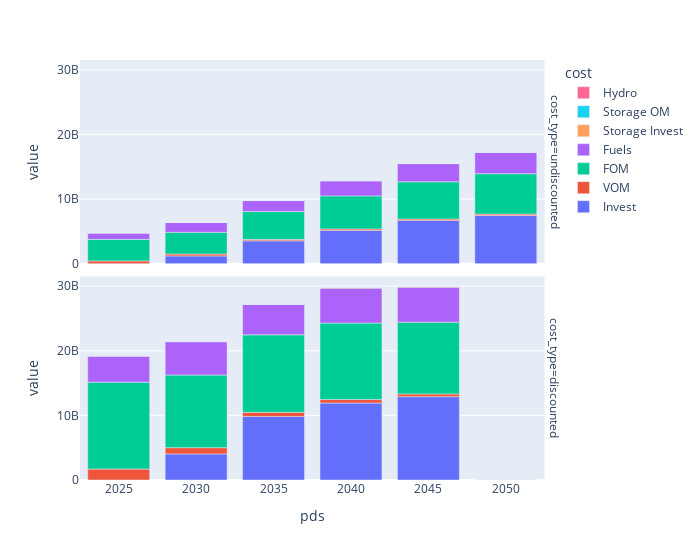

Notebook code for this chart:
### Code cell
import plotly.express as px
def uncumulate_values(df:pd.DataFrame):
    diff = df[["value"]].diff()
    df.loc[df.pds > 2025,"value"] = diff.loc[df.pds>2025,"value"].values
    df.loc[df["value"]<0,"value"] = 0
    return df


def copper_total_cost_df(result_dir, uncumulate=False):
    cap_cost = pd.read_csv(f"{result_dir}/capcost.csv")
    cap_cost["cost"] = "Invest"
    fom_cost = pd.read_csv(f"{result_dir}/fixOMcost.csv")
    fom_cost["cost"] = "FOM"
    vom_cost = pd.read_csv(f"{result_dir}/varOMcost.csv")
    vom_cost["cost"] = "VOM"
    fuel_cost = pd.read_csv(f"{result_dir}/fuel_cost.csv")
    fuel_cost["cost"] = "Fuels"
    storage_cost = pd.read_csv(f"{result_dir}/newstorage_ccost.csv")
    storage_cost["cost"] = "Storage Invest"
    storage_om_cost = pd.read_csv(f"{result_dir}/newstorage_omcost.csv")
    storage_om_cost["cost"] = "Storage OM"
    hydro_cost = pd.read_csv(f"{result_dir}/hydrorenewalccost.csv")
    hydro_cost["cost"] = "Hydro"
    hydro_om_cost = pd.read_csv(f"{result_dir}/hydrorenewalomcost.csv")
    hydro_om_cost["cost"] = "Hydro"
    if uncumulate:
        cap_cost = uncumulate_values(cap_cost)
        fom_cost = uncumulate_values(fom_cost)
        storage_cost = uncumulate_values(storage_cost)
        storage_om_cost = uncumulate_values(storage_om_cost)
        hydro_cost = uncumulate_values(hydro_cost)
        hydro_om_cost = uncumulate_values(hydro_om_cost)

    total_cost = pd.concat([cap_cost, vom_cost, fom_cost,fuel_cost,storage_cost,storage_om_cost,hydro_cost,hydro_om_cost])
    return total_cost   

total_cost = copper_total_cost_df(results_dir, uncumulate=False)
total_cost["cost_type"] = "undiscounted"
total_adapted_cost = total_cost.copy()
total_adapted_cost["cost_type"] = "discounted"
total_adapted_cost["value"] = total_cost["value"] * total_cost["pds"].astype(str).apply(disc_coeffs.get)

total_cost = pd.concat([total_cost, total_adapted_cost])

# total_cost
fig = px.bar(total_cost, x="pds", y="value",color="cost", facet_row="cost_type", template="plotly")
fig.update_layout(width=700, legend_traceorder="reversed")
fig.write_html(f"{results_dir}/investments.html")
fig.write_image(f"{results_dir}/investments.png")
fig

### Figure 1 — Plotly figure (JSON) as saved in the notebook; plotly's stock layout.template omitted (floating-point values rounded to 4 significant figures)
{"data": [{"alignmentgroup": "True", "hovertemplate": "cost=Invest<br>cost_type=undiscounted<br>pds=%{x}<br>value=%{y}<extra></extra>", "legendgroup": "Invest", "marker": {"color": "#636efa", "pattern": {"shape": ""}}, "name": "Invest", "offsetgroup": "Invest", "orientation": "v", "showlegend": true, "textposition": "auto", "type": "bar", "x": [2025, 2030, 2035, 2040, 2045, 2050], "xaxis": "x2", "y": [0, 1207000000.0, 3538000000.0, 5146000000.0, 6694000000.0, 7452000000.0], "yaxis": "y2"}, {"alignmentgroup": "True", "hovertemplate": "cost=Invest<br>cost_type=discounted<br>pds=%{x}<br>value=%{y}<extra></extra>", "legendgroup": "Invest", "marker": {"color": "#636efa", "pattern": {"shape": ""}}, "name": "Invest", "offsetgroup": "Invest", "orientation": "v", "showlegend": false, "textposition": "auto", "type": "bar", "x": [2025, 2030, 2035, 2040, 2045, 2050], "xaxis": "x", "y": [0, 4036000000.0, 9843000000.0, 11920000000.0, 12900000000.0, 742500.0], "yaxis": "y"}, {"alignmentgroup": "True", "hovertemplate": "cost=VOM<br>cost_type=undiscounted<br>pds=%{x}<br>value=%{y}<extra></extra>", "legendgroup": "VOM", "marker": {"color": "#EF553B", "pattern": {"shape": ""}}, "name": "VOM", "offsetgroup": "VOM", "orientation": "v", "showlegend": true, "textposition": "auto", "type": "bar", "x": [2025, 2030, 2035, 2040, 2045, 2050], "xaxis": "x2", "y": [420800000.0, 289800000.0, 227800000.0, 230300000.0, 217300000.0, 229800000.0], "yaxis": "y2"}, {"alignmentgroup": "True", "hovertemplate": "cost=VOM<br>cost_type=discounted<br>pds=%{x}<br>value=%{y}<extra></extra>", "legendgroup": "VOM", "marker": {"color": "#EF553B", "pattern": {"shape": ""}}, "name": "VOM", "offsetgroup": "VOM", "orientation": "v", "showlegend": false, "textposition": "auto", "type": "bar", "x": [2025, 2030, 2035, 2040, 2045, 2050], "xaxis": "x", "y": [1690000000.0, 968800000.0, 633700000.0, 533300000.0, 418700000.0, 22890.0], "yaxis": "y"}, {"alignmentgroup": "True", "hovertemplate": "cost=FOM<br>cost_type=undiscounted<br>pds=%{x}<br>value=%{y}<extra></extra>", "legendgroup": "FOM", "marker": {"color": "#00cc96", "pattern": {"shape": ""}}, "name": "FOM", "offsetgroup": "FOM", "orientation": "v", "showlegend": true, "textposition": "auto", "type": "bar", "x": [2025, 2030, 2035, 2040, 2045, 2050], "xaxis": "x2", "y": [3348000000.0, 3364000000.0, 4308000000.0, 5112000000.0, 5763000000.0, 6240000000.0], "yaxis": "y2"}, {"alignmentgroup": "True", "hovertemplate": "cost=FOM<br>cost_type=discounted<br>pds=%{x}<br>value=%{y}<extra></extra>", "legendgroup": "FOM", "marker": {"color": "#00cc96", "pattern": {"shape": ""}}, "name": "FOM", "offsetgroup": "FOM", "orientation": "v", "showlegend": false, "textposition": "auto", "type": "bar", "x": [2025, 2030, 2035, 2040, 2045, 2050], "xaxis": "x", "y": [13450000000.0, 11250000000.0, 11990000000.0, 11840000000.0, 11110000000.0, 621700.0], "yaxis": "y"}, {"alignmentgroup": "True", "hovertemplate": "cost=Fuels<br>cost_type=undiscounted<br>pds=%{x}<br>value=%{y}<extra></extra>", "legendgroup": "Fuels", "marker": {"color": "#ab63fa", "pattern": {"shape": ""}}, "name": "Fuels", "offsetgroup": "Fuels", "orientation": "v", "showlegend": true, "textposition": "auto", "type": "bar", "x": [2025, 2030, 2035, 2040, 2045, 2050], "xaxis": "x2", "y": [1017000000.0, 1542000000.0, 1689000000.0, 2334000000.0, 2809000000.0, 3290000000.0], "yaxis": "y2"}, {"alignmentgroup": "True", "hovertemplate": "cost=Fuels<br>cost_type=discounted<br>pds=%{x}<br>value=%{y}<extra></extra>", "legendgroup": "Fuels", "marker": {"color": "#ab63fa", "pattern": {"shape": ""}}, "name": "Fuels", "offsetgroup": "Fuels", "orientation": "v", "showlegend": false, "textposition": "auto", "type": "bar", "x": [2025, 2030, 2035, 2040, 2045, 2050], "xaxis": "x", "y": [4084000000.0, 5154000000.0, 4699000000.0, 5405000000.0, 5413000000.0, 327700.0], "yaxis": "y"}, {"alignmentgroup": "True", "hovertemplate": "cost=Storage Invest<br>cost_type=undiscounted<br>pds=%{x}<br>value=%{y}<extra></extra>", "legendgroup": "Storage Invest", "marker": {"color": "#FFA15A", "pattern": {"shape": ""}}, "name": "Storage Invest", "offsetgroup": "Storage Invest", "orientation": "v", "showlegend": true, "textposition": "auto", "type": "bar", "x": [2025, 2030, 2035, 2040, 2045, 2050], "xaxis": "x2", "y": [0, 18840000.0, 18840000.0, 41100000.0, 41100000.0, 54320000.0], "yaxis": "y2"}, {"alignmentgroup": "True", "hovertemplate": "cost=Storage Invest<br>cost_type=discounted<br>pds=%{x}<br>value=%{y}<extra></extra>", "legendgroup": "Storage Invest", "marker": {"color": "#FFA15A", "pattern": {"shape": ""}}, "name": "Storage Invest", "offsetgroup": "Storage Invest", "orientation": "v", "showlegend": false, "textposition": "auto", "type": "bar", "x": [2025, 2030, 2035, 2040, 2045, 2050], "xaxis": "x", "y": [0, 62980000.0, 52410000.0, 95170000.0, 79210000.0, 5412.0], "yaxis": "y"}, {"alignmentgroup": "True", "hovertemplate": "cost=Storage OM<br>cost_type=undiscounted<br>pds=%{x}<br>value=%{y}<extra></extra>", "legendgroup": "Storage OM", "marker": {"color": "#19d3f3", "pattern": {"shape": ""}}, "name": "Storage OM", "offsetgroup": "Storage OM", "orientation": "v", "showlegend": true, "textposition": "auto", "type": "bar", "x": [2025, 2030, 2035, 2040, 2045, 2050], "xaxis": "x2", "y": [0, 3981744, 3981744, 14430000.0, 14430000.0, 21660000.0], "yaxis": "y2"}, {"alignmentgroup": "True", "hovertemplate": "cost=Storage OM<br>cost_type=discounted<br>pds=%{x}<br>value=%{y}<extra></extra>", "legendgroup": "Storage OM", "marker": {"color": "#19d3f3", "pattern": {"shape": ""}}, "name": "Storage OM", "offsetgroup": "Storage OM", "orientation": "v", "showlegend": false, "textposition": "auto", "type": "bar", "x": [2025, 2030, 2035, 2040, 2045, 2050], "xaxis": "x", "y": [0, 13310000.0, 11080000.0, 33410000.0, 27810000.0, 2158.0], "yaxis": "y"}, {"alignmentgroup": "True", "hovertemplate": "cost=Hydro<br>cost_type=undiscounted<br>pds=%{x}<br>value=%{y}<extra></extra>", "legendgroup": "Hydro", "marker": {"color": "#FF6692", "pattern": {"shape": ""}}, "name": "Hydro", "offsetgroup": "Hydro", "orientation": "v", "showlegend": true, "textposition": "auto", "type": "bar", "x": [2025, 2030, 2035, 2040, 2045, 2050, 2025, 2030, 2035, 2040, 2045, 2050], "xaxis": "x2", "y": [0, 0, 0, 0, 0, 0, 0, 0, 0, 0, 0, 0], "yaxis": "y2"}, {"alignmentgroup": "True", "hovertemplate": "cost=Hydro<br>cost_type=discounted<br>pds=%{x}<br>value=%{y}<extra></extra>", "legendgroup": "Hydro", "marker": {"color": "#FF6692", "pattern": {"shape": ""}}, "name": "Hydro", "offsetgroup": "Hydro", "orientation": "v", "showlegend": false, "textposition": "auto", "type": "bar", "x": [2025, 2030, 2035, 2040, 2045, 2050, 2025, 2030, 2035, 2040, 2045, 2050], "xaxis": "x", "y": [0, 0, 0, 0, 0, 0, 0, 0, 0, 0, 0, 0], "yaxis": "y"}], "layout": {"annotations": [{"font": {}, "showarrow": false, "text": "cost_type=discounted", "textangle": 90, "x": 0.98, "xanchor": "left", "xref": "paper", "y": 0.2425, "yanchor": "middle", "yref": "paper"}, {"font": {}, "showarrow": false, "text": "cost_type=undiscounted", "textangle": 90, "x": 0.98, "xanchor": "left", "xref": "paper", "y": 0.7575, "yanchor": "middle", "yref": "paper"}], "barmode": "relative", "legend": {"title": {"text": "cost"}, "tracegroupgap": 0, "traceorder": "reversed"}, "margin": {"t": 60}, "width": 700, "xaxis": {"anchor": "y", "domain": [0, 0.98], "title": {"text": "pds"}}, "xaxis2": {"anchor": "y2", "domain": [0, 0.98], "matches": "x", "showticklabels": false}, "yaxis": {"anchor": "x", "domain": [0, 0.485], "title": {"text": "value"}}, "yaxis2": {"anchor": "x2", "domain": [0.515, 1], "matches": "y", "title": {"text": "value"}}}}
